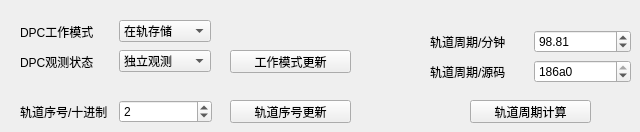
   <widget class="QWidget" name="tab_3">
    <attribute name="title">
     <string>分系统注数</string>
    </attribute>
    <widget class="QWidget" name="layoutWidget_8">
     <property name="geometry">
      <rect>
       <x>20</x>
       <y>20</y>
       <width>191</width>
       <height>23</height>
      </rect>
     </property>
     <layout class="QHBoxLayout" name="horizontalLayout_32">
      <item>
       <widget class="QLabel" name="label_30">
        <property name="text">
         <string>DPC工作模式</string>
        </property>
       </widget>
      </item>
      <item>
       <widget class="QComboBox" name="comboBox_dpcmode_1">
        <item>
         <property name="text">
          <string>在轨存储</string>
         </property>
        </item>
        <item>
         <property name="text">
          <string>待机模式</string>
         </property>
        </item>
        <item>
         <property name="text">
          <string>观测模式</string>
         </property>
        </item>
       </widget>
      </item>
     </layout>
    </widget>
    <widget class="QWidget" name="layoutWidget_9">
     <property name="geometry">
      <rect>
       <x>20</x>
       <y>50</y>
       <width>191</width>
       <height>23</height>
      </rect>
     </property>
     <layout class="QHBoxLayout" name="horizontalLayout_33">
      <item>
       <widget class="QLabel" name="label_31">
        <property name="text">
         <string>DPC观测状态</string>
        </property>
       </widget>
      </item>
      <item>
       <widget class="QComboBox" name="comboBox_dpcmode_2">
        <item>
         <property name="text">
          <string>独立观测</string>
         </property>
        </item>
        <item>
         <property name="text">
          <string>协同观测</string>
         </property>
        </item>
        <item>
         <property name="text">
          <string>测试观测</string>
         </property>
        </item>
        <item>
         <property name="text">
          <string>待机存储</string>
         </property>
        </item>
       </widget>
      </item>
     </layout>
    </widget>
    <widget class="QPushButton" name="pushButton_dpcmode">
     <property name="geometry">
      <rect>
       <x>230</x>
       <y>50</y>
       <width>121</width>
       <height>23</height>
      </rect>
     </property>
     <property name="text">
      <string>工作模式更新</string>
     </property>
    </widget>
    <widget class="QPushButton" name="pushButton_orbit">
     <property name="geometry">
      <rect>
       <x>230</x>
       <y>100</y>
       <width>121</width>
       <height>23</height>
      </rect>
     </property>
     <property name="text">
      <string>轨道序号更新</string>
     </property>
    </widget>
    <widget class="QPushButton" name="pushButton_orbit_time">
     <property name="geometry">
      <rect>
       <x>470</x>
       <y>100</y>
       <width>121</width>
       <height>23</height>
      </rect>
     </property>
     <property name="text">
      <string>轨道周期计算</string>
     </property>
    </widget>
    <widget class="QWidget" name="layoutWidget">
     <property name="geometry">
      <rect>
       <x>20</x>
       <y>100</y>
       <width>192</width>
       <height>23</height>
      </rect>
     </property>
     <layout class="QHBoxLayout" name="horizontalLayout_34">
      <item>
       <widget class="QLabel" name="label_32">
        <property name="text">
         <string>轨道序号/十进制</string>
        </property>
       </widget>
      </item>
      <item>
       <widget class="QSpinBox" name="spinBox_orbit">
        <property name="maximum">
         <number>65535</number>
        </property>
        <property name="value">
         <number>2</number>
        </property>
       </widget>
      </item>
     </layout>
    </widget>
    <widget class="QWidget" name="layoutWidget">
     <property name="geometry">
      <rect>
       <x>430</x>
       <y>30</y>
       <width>201</width>
       <height>23</height>
      </rect>
     </property>
     <layout class="QHBoxLayout" name="horizontalLayout_35">
      <item>
       <widget class="QLabel" name="label_33">
        <property name="text">
         <string>轨道周期/分钟</string>
        </property>
       </widget>
      </item>
      <item>
       <widget class="QDoubleSpinBox" name="doubleSpinBox_orbittime">
        <property name="maximum">
         <double>999.000000000000000</double>
        </property>
        <property name="singleStep">
         <double>1.000000000000000</double>
        </property>
        <property name="value">
         <double>98.810000000000002</double>
        </property>
       </widget>
      </item>
     </layout>
    </widget>
    <widget class="QWidget" name="layoutWidget">
     <property name="geometry">
      <rect>
       <x>430</x>
       <y>60</y>
       <width>201</width>
       <height>23</height>
      </rect>
     </property>
     <layout class="QHBoxLayout" name="horizontalLayout_36">
      <item>
       <widget class="QLabel" name="label_34">
        <property name="text">
         <string>轨道周期/源码</string>
        </property>
       </widget>
      </item>
      <item>
       <widget class="QSpinBox" name="spinBox_orbittime_dn">
        <property name="maximum">
         <number>999999999</number>
        </property>
        <property name="value">
         <number>120000000</number>
        </property>
        <property name="displayIntegerBase">
         <number>16</number>
        </property>
       </widget>
      </item>
     </layout>
    </widget>
   </widget>
